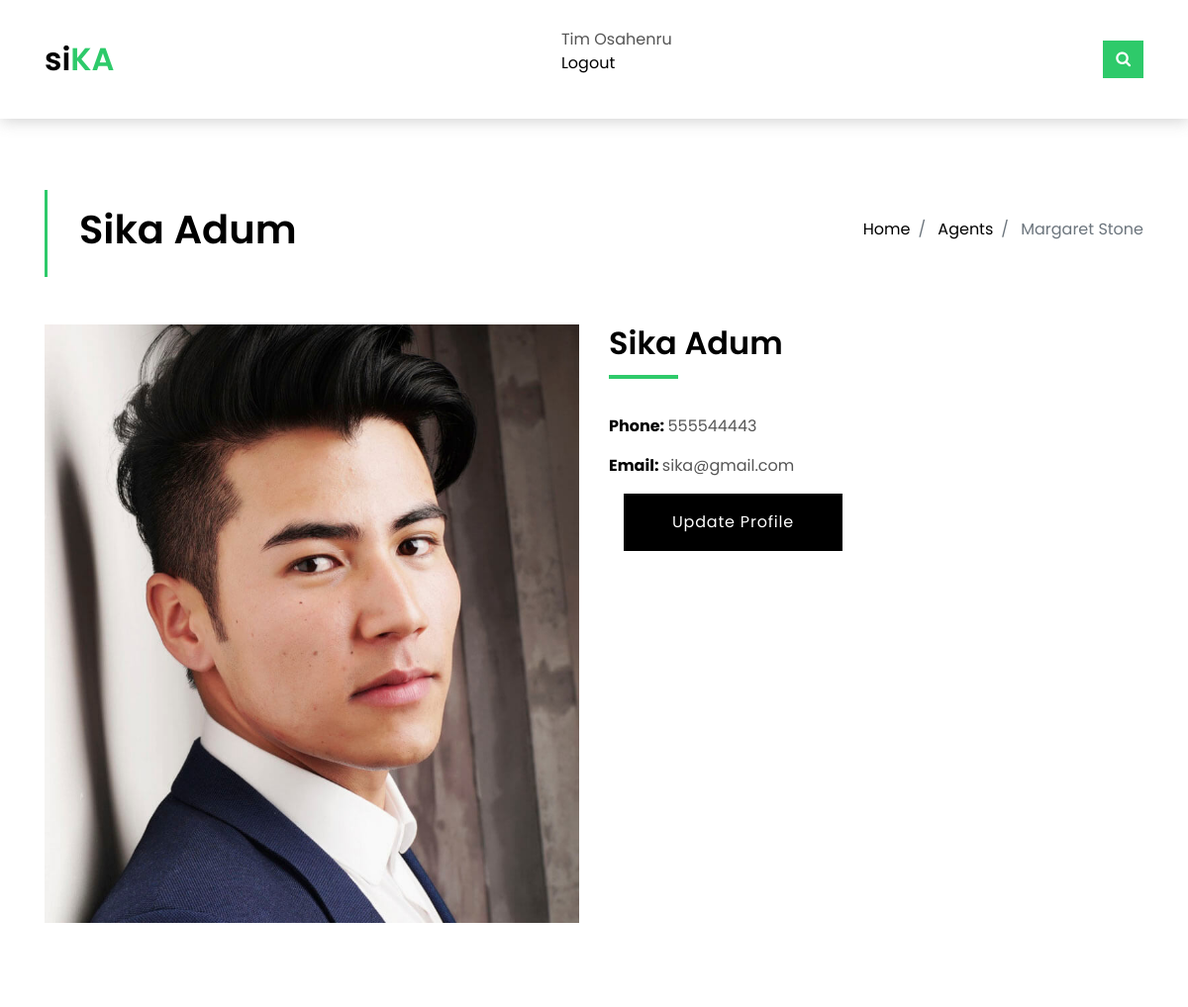
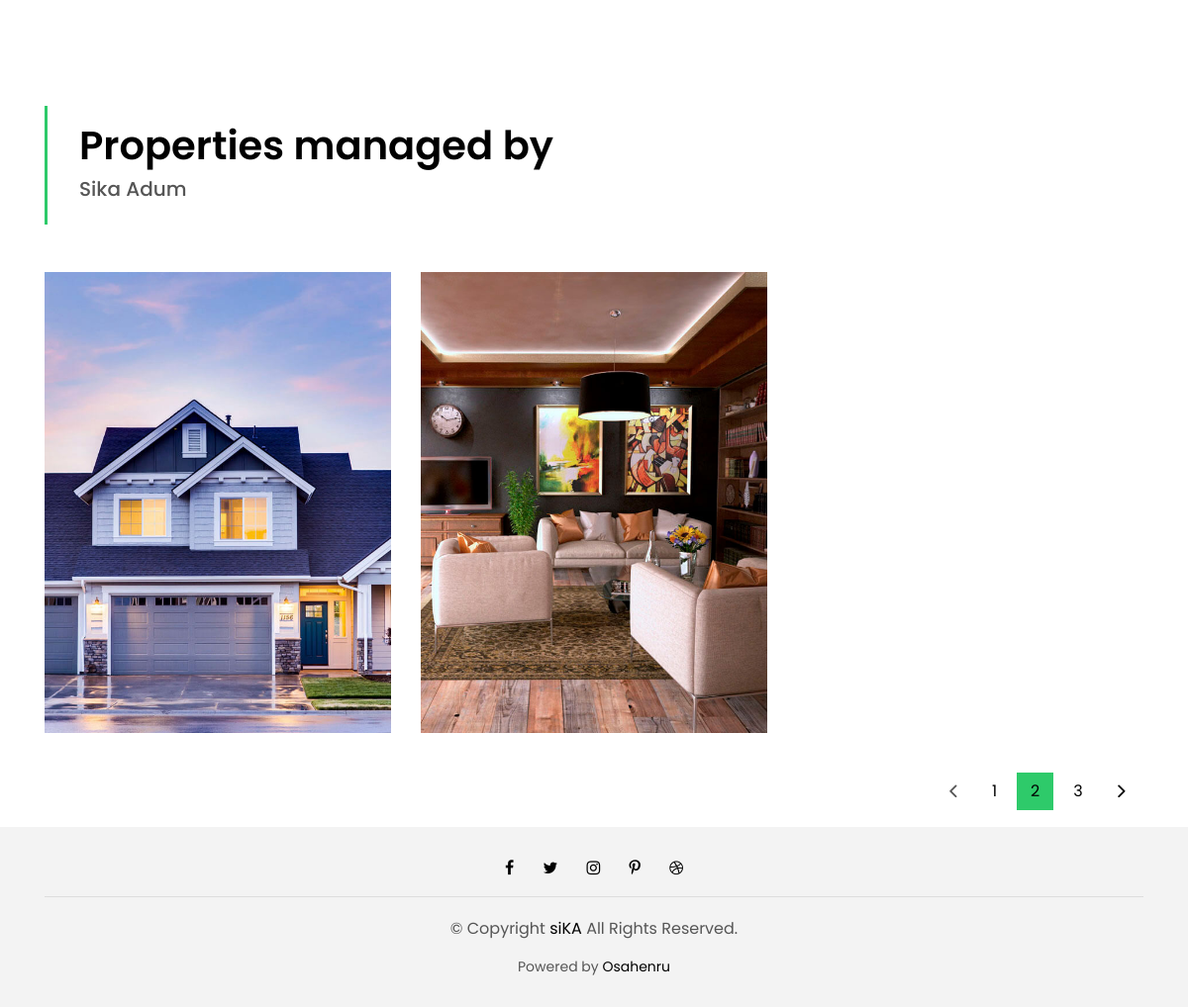
The app's page /useraccount/2/ (signed in) with its own data (2 pictures, top to bottom).
### app/models.py (models this page shows, shortened)
class User(AbstractUser):
    name = models.CharField(max_length=100, null=True)
    phone = models.IntegerField(null=True, blank=True)
    email = models.EmailField(unique=True, null=True)
    bio = models.TextField(null=True, blank=True)
    avatar = models.ImageField(null=True, default='avatar.svg')
    USERNAME_FIELD = 'email'
    REQUIRED_FIELDS = []

class House(models.Model):
    agent = models.ForeignKey(User, on_delete=models.CASCADE)
    area = models.ForeignKey(Area, on_delete=models.SET_NULL, null=True, blank=True)
    house_type = models.ForeignKey(HouseType, on_delete=models.SET_NULL, null=True, blank=True)
    price = models.IntegerField(blank=True, null=True)
    image = models.ImageField(null=True, default='property-2.jpg')
    description = models.TextField(null=True, blank=True)
    nos_of_bedrooms = models.IntegerField(blank=True, null=True)
    nos_of_bathrooms = models.IntegerField(blank=True, null=True)
    rented = models.BooleanField(default=False)
    created_at = models.DateTimeField(auto_now_add=True)
    class Meta:
        ordering = ['-created_at']

### app/views.py (the view)
# urls.py: path('useraccount/<int:pk>/', views.user_profile, name='useraccount'),
@login_required(login_url='login')
def user_profile(request, pk):
    user = User.objects.get(id=pk)
    my_houses = user.house_set.all()
    context = {'user': user, 'my_houses': my_houses}
    return render(request, 'profile.html', context)

### app/models.py (called while the page is built)
    def __str__(self):
        return self.name

### templates/profile.html (shortened to what this page needs)
{% extends 'main.html' %}
{% block content %}
  <section class="intro-single">
    <div class="container">
      <div class="row">
        <div class="col-md-12 col-lg-8">
          <div class="title-single-box">
            <h1 class="title-single">{{user.name|title}}</h1>
          </div>
        </div>
        <div class="col-md-12 col-lg-4">
          <nav aria-label="breadcrumb" class="breadcrumb-box d-flex justify-content-lg-end">
            <ol class="breadcrumb">
              <li class="breadcrumb-item">
                <a href="#">Home</a>
              </li>
              <li class="breadcrumb-item">
                <a href="#">Agents</a>
              </li>
              <li class="breadcrumb-item active" aria-current="page">
                Margaret Stone
              </li>
            </ol>
          </nav>
        </div>
      </div>
    </div>
  </section>
  <section class="agent-single">
    <div class="container">
      <div class="row">
        <div class="col-sm-12">
          <div class="row">
            <div class="col-md-6">
              <div class="agent-avatar-box">
                <img src="{{user.avatar.url}}" alt="" class="agent-avatar img-fluid">
              </div>
            </div>
            <div class="col-md-5 section-md-t3">
              <div class="agent-info-box">
                <div class="agent-title">
                  <div class="title-box-d">
                    <h3 class="title-d">{{user.name|title}}</h3>
                  </div>
                </div>
                <div class="agent-content mb-3">
                  <div class="info-agents color-a">
                    <p>
                      <strong>Phone: </strong>
                      <span class="color-text-a"> {{user.phone}} </span>
                    </p>
                    <p>
                      <strong>Email: </strong>
                      <span class="color-text-a"> {{user.email}} </span>
                    </p>
                  </div>
                </div>
                <div class="col-md-3 mb-3">
                      <a href="{% url 'updateaccount' %}" class="btn btn-a">Update Profile</a>
                    </div>
              </div>
            </div>
          </div>
        </div>
      </div>
    </div>
  </section>
{% include 'myhouse.html' %}
  {% endblock %}

### templates/header.html (shortened to what this page needs)
  <nav class="navbar navbar-default navbar-trans navbar-expand-lg fixed-top">
    <div class="container">
      <a class="navbar-brand text-brand" href="/">si<span class="color-b">KA</span></a>
      {% if request.user.is_authenticated %}
      <span>
        <p>{{request.user.name|title}}<br><a href="{% url 'logout' %}">Logout</a></p>
      </span>
      {% else %}
      <span>
        <p><a href="{% url 'login' %}">Login</a></p>
      </span>
      {% endif %}
      <button type="button" class="btn btn-b-n navbar-toggle-box-collapse d-none d-md-block" data-toggle="collapse"
        data-target="#navbarTogglerDemo01" aria-expanded="false">
        <span class="fa fa-search" aria-hidden="true"></span>
      </button>
    </div>
  </nav>

### templates/myhouse.html (shortened to what this page needs)
  <section class="intro-single">
    <div class="container">
      <div class="row">
        <div class="col-md-12 col-lg-8">
          <div class="title-single-box">
            <h5 class="title-single">Properties managed by </h5>
            <h5 class="color-text-a">{{user.name|title}}</h5>
          </div>
        </div>
      </div>
    </div>
  </section>
  <section class="agents-grid grid">
    <div class="container">
      <div class="row">
        {% for my_house in my_houses %}
        <div class="col-md-4">
          <div class="card-box-d">
            <div class="card-img-d">
              <img src="{{my_house.image.url}}" alt="" class="img-d img-fluid">
            </div>
            <div class="card-overlay card-overlay-hover">
              <div class="card-header-d">
                <div class="card-title-d align-self-center">
                </div>
              </div>
              <div class="card-body-d">
              </div>
            </div>
          </div>
        </div>
        {% endfor %}
      </div>
      <div class="row">
        <div class="col-sm-12">
          <nav class="pagination-a">
            <ul class="pagination justify-content-end">
              <li class="page-item disabled">
                <a class="page-link" href="#" tabindex="-1">
                  <span class="ion-ios-arrow-back"></span>
                </a>
              </li>
              <li class="page-item">
                <a class="page-link" href="#">1</a>
              </li>
              <li class="page-item active">
                <a class="page-link" href="#">2</a>
              </li>
              <li class="page-item">
                <a class="page-link" href="#">3</a>
              </li>
              <li class="page-item next">
                <a class="page-link" href="#">
                  <span class="ion-ios-arrow-forward"></span>
                </a>
              </li>
            </ul>
          </nav>
        </div>
      </div>
    </div>
  </section>

### static/css/style.css (style rules this page uses)
body { font-family: 'Poppins', sans-serif; color: #555555; }
h1, h2, h3, h4, h5, h6 { color: #000000; }
a { color: #000000; transition: all .5s ease; }
.text-brand { color: #000000; font-size: 2rem; font-weight: 600; }
.color-a { color: #000000; }
.color-b { color: #2eca6a; }
.color-text-a { color: #555555; }
.pagination-a .pagination .page-link { margin: 0 .2rem; border-color: transparent; padding: .5rem .8rem; color: #000000; }
.pagination-a .pagination .page-link span { font-size: 1.2rem; }
.pagination-a .pagination .next .page-link { padding: .4rem .9rem; }
.pagination-a .pagination .page-item:last-child .page-link { border-top-right-radius: 0; border-bottom-right-radius: 0; }
.pagination-a .pagination .page-item:first-child .page-link { border-top-left-radius: 0; border-bottom-left-radius: 0; }
.pagination-a .pagination .page-item.disabled .page-link { padding: .4rem .9rem; color: #555555; }
.pagination-a .pagination .page-item.active .page-link { background-color: #2eca6a; }
.title-box-d { padding-bottom: 1.8rem; margin-bottom: 1rem; position: relative; }
.title-box-d .title-d { font-weight: 600; font-size: 2rem; }
.title-box-d .title-d:after { content: ''; position: absolute; width: 70px; height: 4px; background-color: #2eca6a; bottom: 20px; left: 0; }
.navbar-default { transition: all .5s ease-in-out; background-color: #ffffff; padding-top: 28px; padding-bottom: 28px; -webkit-backface-visibility: hidden; backface-visibility: hidden; box-shadow: 1px 2px 15px rgba(100, 100, 100, 0.3); }
.navbar-default.navbar-trans, .navbar-default.navbar-reduce { -webkit-backface-visibility: hidden; backface-visibility: hidden; }
.intro-single { padding: 12rem 0 3rem; }
.intro-single .title-single-box { padding: 1rem 0 1rem 2rem; }
.intro-single .title-single-box { border-left: 3px solid #2eca6a; }
.intro-single .title-single-box .title-single { font-weight: 600; font-size: 2.2rem; }
.intro-single .breadcrumb-box { padding: 1rem 0 0 .5rem; }
.intro-single .breadcrumb { background-color: transparent; padding-right: 0; padding-left: 0; }
.card-box-a, .card-box-b, .card-box-d { position: relative; overflow: hidden; -webkit-backface-visibility: hidden; backface-visibility: hidden; }
.card-overlay { position: absolute; width: 100%; height: 100%; top: 0; left: 0; }
.card-box-d .card-overlay-hover { transition: all .2s ease-in-out; padding: 15px 40px 15px 35px; }
.btn { transition: .5s ease; }
.btn.btn-a, .btn.btn-b { border-radius: 0; padding: 1rem 3rem; letter-spacing: .05rem; }
.btn.btn-a { background-color: #000000; color: #ffffff; }
.btn.btn-b-n { background-color: #2eca6a; color: #ffffff; border-radius: 0; }
@media (min-width: 768px) { .intro-single .title-single-box .title-single { font-size: 2.1rem; } }
@media (min-width: 768px) { .grid .card-box-a, .grid .card-box-b, .grid .card-box-c, .grid .card-box-d { margin-bottom: 2.5rem; } }
@media (min-width: 768px) { .card-box-d .card-overlay-hover { padding: 5px 15px 5px 10px; } }
@media (min-width: 992px) { .intro-single .title-single-box .title-single { font-size: 2.5rem; } }
@media (min-width: 992px) { .card-box-d .card-overlay-hover { padding: 5px 40px 5px 35px; } }
@media (min-width: 1200px) { .card-box-d .card-overlay-hover { padding: 15px 40px 5px 35px; } }

### records on screen
User: user.name "Tim Osahenru"
User: name "Sika Adum", avatar (picture), phone "555544443", email "sika@gmail.com"
House: image (picture)
House: image (picture)
